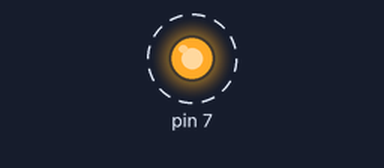
A sketch run on a simulated Arduino Uno, built with avr-gcc and run on an emulated ATmega328P. Parts: output pins drawn as LEDs (lit = HIGH). Dashed ring = blinking. What the sketch prints to the serial monitor is not drawn.

Above: at 0.4 s.
Timing chart, 0 to 4.6 s (numbered marks = the images above):
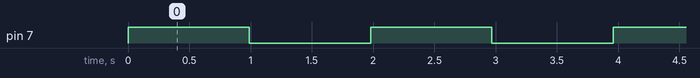

Measured:
- by itself, pin 7: alternates HIGH for 0.99 s and LOW for 0.99 s

The sketch:

RTOS_task.ino
```cpp
#include <Arduino_FreeRTOS.h>
void TaskBlink( void *pvParameters );
void TaskSerial( void *pvParameters );
void setup() {
Serial.begin(9600);
TaskHandle_t Task_handle1;
TaskHandle_t Task_handle2;
xTaskCreate(Taskblink,"Taskblink",128,NULL,1,&Task_handle1);
xTaskCreate(TaskSerial,"TaskSerial",128,NULL,2,&Task_handle2);

}

void loop() {
  // put your main code here, to run repeatedly:


}
void Taskblink( void *pvParameters ){
  (void) pvParameters;
  pinMode(7,OUTPUT);
  for(;;){
    digitalWrite(7,HIGH);
    vTaskDelay(1000 / portTICK_PERIOD_MS);
    digitalWrite(7,LOW);
    vTaskDelay(1000 / portTICK_PERIOD_MS);


  }
}
void TaskSerial( void *pvParameters ){
  (void) pvParameters;
  Serial.println("hello from task2");
  vTaskDelay(1000 / portTICK_PERIOD_MS);
}
```
